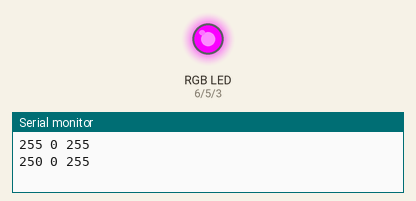
Bench run of a sketch on a simulated Arduino Uno, built with avr-gcc and run on an emulated ATmega328P. Parts: an RGB LED mixed from three pins (HIGH = lit), the last lines printed to the serial monitor.

Above: at 0.05 s.
At 0.9 s:
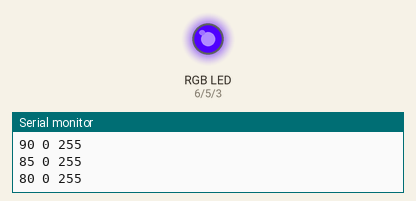
At 1.8 s:
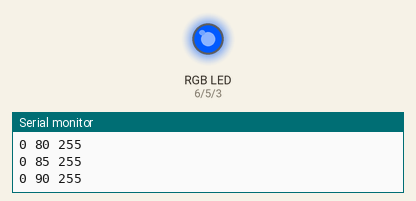
At 3.55 s:
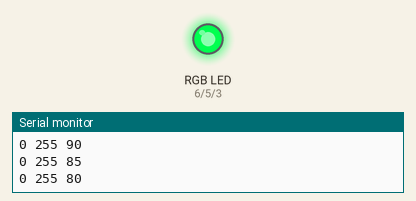
At 5.3 s:
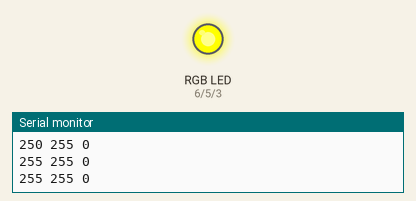
At 7.1 s:
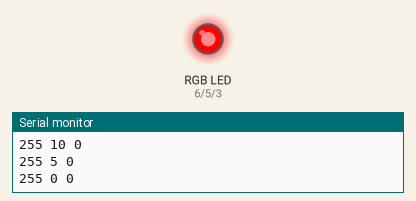
Timing chart, 0 to 9.2 s (numbered marks = the images above):
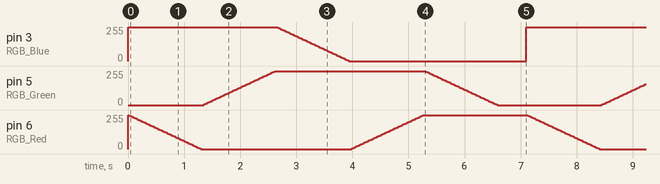

Measured:
- by itself, pin 3 (RGB_Blue): ramps from 255/255 to 0/255 and jumps back, once every 7.1 s

The sketch:

RGB_colour_spectrum.ino
```cpp
int RGB_Red=6;
int RGB_Green=5;
int RGB_Blue=3;
int delayTime=25;
int red;
int green;
int blue;
int gap=500;
void setup() {
  // put your setup code here, to run once:
Serial.begin(9600);
pinMode(RGB_Red,OUTPUT);
pinMode(RGB_Green,OUTPUT);
pinMode(RGB_Blue,OUTPUT);
}

void loop() {
  // put your main code here, to run repeatedly:
digitalWrite(RGB_Green,LOW);
digitalWrite(RGB_Red,HIGH);
digitalWrite(RGB_Blue,HIGH);
for (int intensity=255;intensity>=0;intensity-=5){
  analogWrite(RGB_Red,intensity);
  Serial.print(intensity);
  Serial.print(" ");
  Serial.print(0);
  Serial.print(" ");
  Serial.println(255);
  delay(delayTime);

}
for (int intensity=0;intensity<=255;intensity+=5){
  analogWrite(RGB_Green,intensity);
  Serial.print(0);
  Serial.print(" ");
  Serial.print(intensity);
  Serial.print(" ");
  Serial.println(255);
  delay(delayTime);
}
for (int intensity=255;intensity>=0;intensity-=5){
  analogWrite(RGB_Blue,intensity);
  Serial.print(0);
  Serial.print(" ");
  Serial.print(255);
  Serial.print(" ");
  Serial.println(intensity);
  delay(delayTime);
}
for (int intensity=0;intensity<=255;intensity+=5){
  analogWrite(RGB_Red,intensity);
  Serial.print(intensity);
  Serial.print(" ");
  Serial.print(255);
  Serial.print(" ");
  Serial.println(0);
  delay(delayTime);
}
for (int intensity=255;intensity>=0;intensity-=5){
  analogWrite(RGB_Green,intensity);
  Serial.print(255);
  Serial.print(" ");
  Serial.print(intensity);
  Serial.print(" ");
  Serial.println(0);
  delay(delayTime);
}
delay(gap);
}
```
